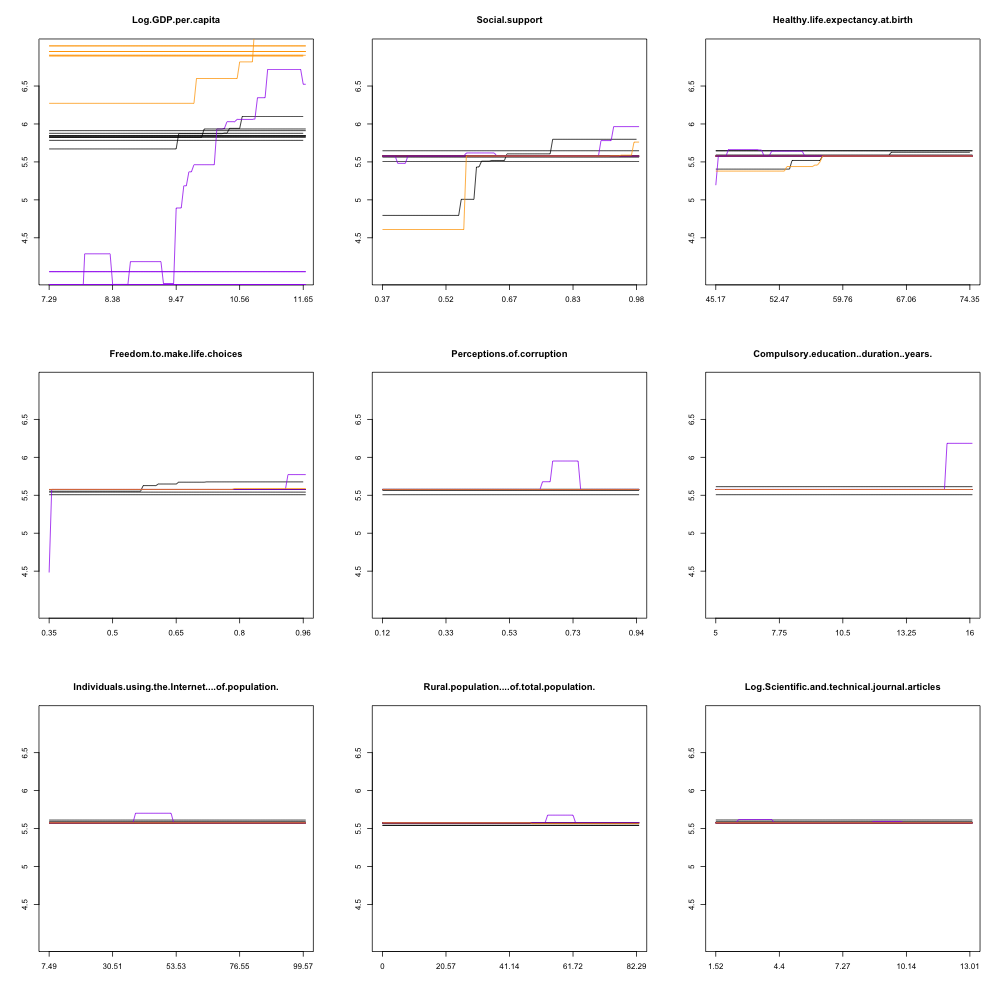

Here is the R script that generated this plot:
library(tidyverse)
source("algorithms.R")

Combined_dat <- read.csv("happiness/Combined_dat.csv")
# par(mfrow = c(3, 3), mar = c(2, 2, 2, 2), oma = c(0, 0, 0, 0))
# for (i in 1:9) {
#   # Generate the plot with the title set to the column name
#   plot(sort(Combined_dat[, 1 + i]), 
#        main = colnames(Combined_dat)[1 + i], 
#        xlab = "", ylab = "", lwd = 1)
# }

min_vals <- Combined_dat %>%
  select(2:10) %>%
  summarise(across(everything(), min, na.rm = TRUE)) %>%
  unlist()

max_vals <- Combined_dat %>%
  select(2:10) %>%
  summarise(across(everything(), max, na.rm = TRUE)) %>%
  unlist()

Scaled_Centered <- Combined_dat %>% 
  mutate(across(2:10, ~ (. - min_vals[cur_column()]) / (max_vals[cur_column()] - min_vals[cur_column()]))) %>%
  mutate(Ladder.score = Ladder.score - mean(Ladder.score, na.rm = TRUE))


lambdas <- read.csv("happiness/lambda.csv")
lambda5 <- lambdas$Lambda5
lambda1 <- lambdas$Lambda1
lambda9 <- lambdas$Lambda9
splits <- read.csv("happiness/splits.csv")


png(filename = "ensemble_plot.png", width = 1000, height = 1000)
par(mfrow = c(3, 3))
first_plot <- TRUE

for (i in 1:10) {
  
  test_indices <- which(splits == i)
  test_data <- Scaled_Centered[test_indices, ]
  train_data <- Scaled_Centered[-test_indices, ]
  n = nrow(train_data)
  
  outq <- fit_qatf(t(train_data[, 2:10]), train_data[, 11], n, 9, 0.5, 0, lambda5[i] / 10)
  outq1 <- fit_qatf(t(train_data[, 2:10]), train_data[, 11], n, 9, 0.1, 0, lambda1[i] / 10)
  outq9 <- fit_qatf(t(train_data[, 2:10]), train_data[, 11], n, 9, 0.9, 0, lambda9[i] / 10)
  for (j in 1:9) {
    if (first_plot) {
      plot(outq[[2]][, j][outq[[3]][j, ]] + mean(Combined_dat[, 11]),
           xaxt = 'n', yaxt = 'n', main = colnames(Combined_dat)[j + 1],
           xlab = "", ylab = "", lwd = 1, type = "l", ylim = c(4, 7))

      x_range <- seq(1, length(outq[[2]][, j][outq[[3]][j, ]]), length.out = 5)
      x_original <- seq(0, 1, length.out = 5) * (max_vals[j] - min_vals[j]) + min_vals[j]
      axis(1, at = x_range, labels = round(x_original, 2))
      
      y_range <- c(4.5, 5, 5.5, 6, 6.5)
      axis(2, at = y_range, labels = y_range) 
      
      # Add upper and lower quantiles
      lines(outq1[[2]][, j][outq1[[3]][j, ]] + mean(Combined_dat[, 11]), lwd = 1, col = "purple")
      lines(outq9[[2]][, j][outq9[[3]][j, ]] + mean(Combined_dat[, 11]), lwd = 1, col = "orange")
      
    } else {
      par(mfg = c((j - 1) %/% 3 + 1, (j - 1) %% 3 + 1))
      
      lines(outq[[2]][, j][outq[[3]][j, ]] + mean(Combined_dat[, 11]), lwd = 1)
      
      # Add upper and lower quantiles
      lines(outq1[[2]][, j][outq1[[3]][j, ]] + mean(Combined_dat[, 11]), lwd = 1, col = "purple")
      lines(outq9[[2]][, j][outq9[[3]][j, ]] + mean(Combined_dat[, 11]), lwd = 1, col = "orange")
    }
  }
  first_plot <- FALSE
}

# Close the PNG device and save the plot
dev.off()




png(filename = "shade_plot.png", width = 1000, height = 1000)
par(mfrow = c(3, 3))
first_plot <- TRUE

for (i in 1:10) {
  
  test_indices <- which(splits == i)
  test_data <- Scaled_Centered[test_indices, ]
  train_data <- Scaled_Centered[-test_indices, ]
  n = nrow(train_data)
  
  # Fit the quantile models
  outq <- fit_qatf(t(train_data[, 2:10]), train_data[, 11], n, 9, 0.5, 0, lambda5[i] / 100)
  outq1 <- fit_qatf(t(train_data[, 2:10]), train_data[, 11], n, 9, 0.1, 0, lambda1[i] / 100)
  outq9 <- fit_qatf(t(train_data[, 2:10]), train_data[, 11], n, 9, 0.9, 0, lambda9[i] / 100)
  
  for (j in 1:9) {
    y_median <- outq[[2]][, j][outq[[3]][j, ]] + mean(Combined_dat[, 11])
    y_lower <- outq1[[2]][, j][outq1[[3]][j, ]] + mean(Combined_dat[, 11])
    y_upper <- outq9[[2]][, j][outq9[[3]][j, ]] + mean(Combined_dat[, 11])
    
    if (any(y_lower > y_upper)) {
      indices_to_adjust <- which(y_lower > y_upper)
      y_lower[indices_to_adjust] <- y_median[indices_to_adjust]
      y_upper[indices_to_adjust] <- y_median[indices_to_adjust]
    }
    
    if (first_plot) {
      plot(NULL, xaxt = 'n', yaxt = 'n', main = colnames(Combined_dat)[j + 1],
           xlab = "", ylab = "", type = "n", ylim = c(4, 7), xlim = c(1, length(y_lower)))
      
      x_range <- seq(1, length(y_lower), length.out = 5)
      x_original <- seq(0, 1, length.out = 5) * (max_vals[j] - min_vals[j]) + min_vals[j]
      axis(1, at = x_range, labels = round(x_original, 2))
      
      y_range <- c(4.5, 5, 5.5, 6, 6.5)
      axis(2, at = y_range, labels = y_range)
      
    
      polygon(c(1:length(y_lower), rev(1:length(y_upper))),
              c(y_lower, rev(y_upper)),
              col = rgb(0.7, 0.7, 0.7, 0.5), border = NA)
      
    } else {
      par(mfg = c((j - 1) %/% 3 + 1, (j - 1) %% 3 + 1))
      
      polygon(c(1:length(y_lower), rev(1:length(y_upper))),
              c(y_lower, rev(y_upper)),
              col = rgb(0.7, 0.7, 0.7, 0.5), border = NA)
    }
  }
  first_plot <- FALSE
}
dev.off()
